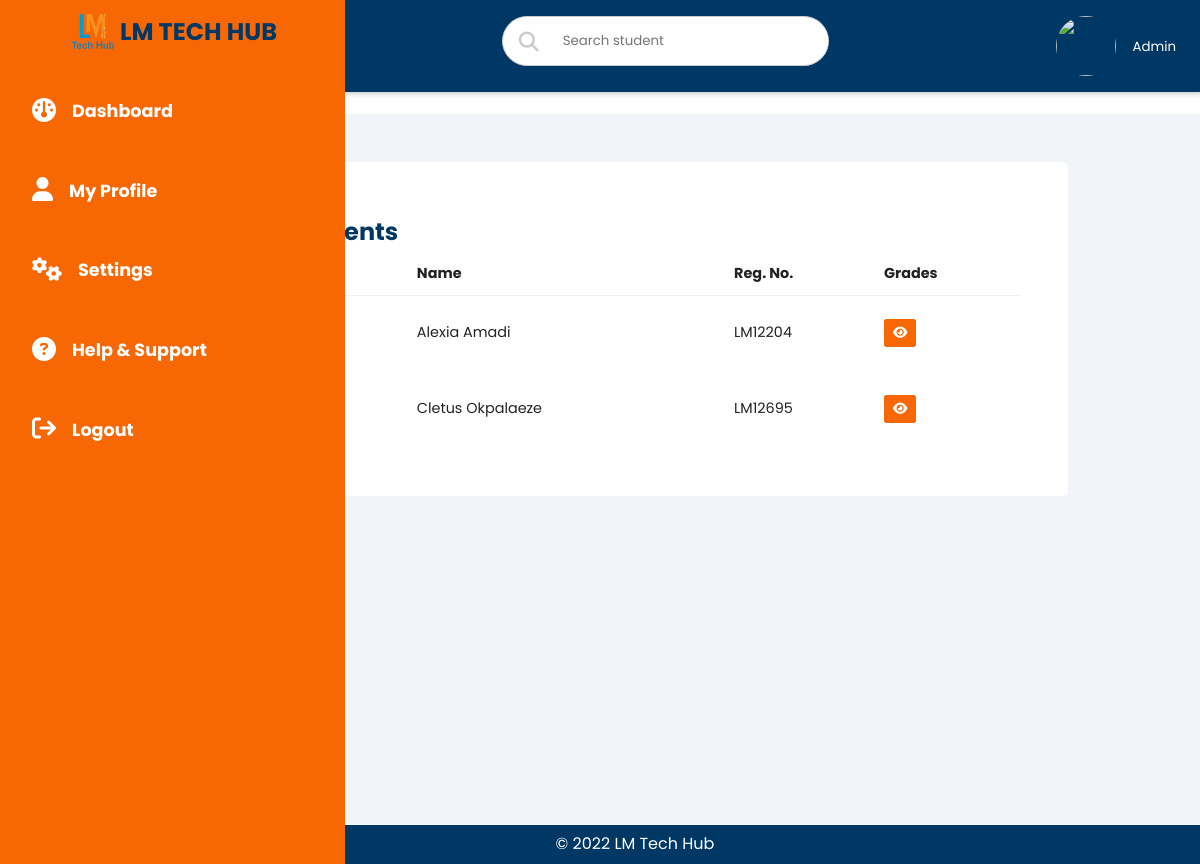
The app's page /users/admin/grade.php with its own data.
### tables this page shows
CREATE TABLE `studentdata` (
  `id` int(11) NOT NULL,
  `passport` varchar(120) NOT NULL,
  `fname` varchar(150) NOT NULL,
  `dob` date NOT NULL,
  `gender` varchar(20) NOT NULL,
  `phone` varchar(70) NOT NULL,
  `address` varchar(150) NOT NULL,
  `state` varchar(50) NOT NULL,
  `course` varchar(80) NOT NULL,
  `bio` varchar(1000) NOT NULL,
  `email` varchar(90) NOT NULL,
  `pword` varchar(250) NOT NULL,
  `regnum` varchar(70) NOT NULL,
  `status` varchar(80) NOT NULL,
  `quizscore` varchar(50) NOT NULL,
  `updated_at` timestamp NOT NULL DEFAULT current_timestamp() ON UPDATE current_timestamp()
);

### users/admin/grade.php (the view, shortened to what this page needs)
<?php
include('../inc/connection.php');
$conn = new mysqli ($host, $user, $pwd, $database);
$query2  = "SELECT * FROM studentdata WHERE regnum !='' ORDER BY fname ASC";
  $result2 = $conn->query($query2);
  if($result2->num_rows == 0){
    echo "Data not found";
  } else{
   ?>
    <?php
      include('nav.php');
    ?>
    <main>
      <div class="rec">
        <div class="card-header">
          <h2>All Students</h2>
        </div>
        <div class="table-responsive">
          <table>
            <thead>
              <tr>
                <td>Passport</td>
                <td>Name</td>
                <td>Reg. No.</td>
                <td>Grades</td>
              </tr>
            </thead>
            <tbody>
              <?php
              while($row = $result2 -> fetch_array()){
                echo "<tr>";
                echo "<td>". "<img src = ".'../'.$row['passport']." class = 'pic'/>"."</td>";
                echo "<td>".$row['fname']."</td>";
                echo "<td>".$row['regnum']."</td>";
                echo "<td>". '<a href="grades.php?regnum='.$row['regnum']. '"class="btn" > <i class="fa-solid fa-eye"></i></a>'."</td>";
                echo "</tr>";
              }
              }
              ?>
            </tbody>
          </table>
        </div>
    </main>
  <section class="copyright">
    <p class="copy">&copy; 2022 LM Tech Hub</p>
  </section>
</body>
</html>

### css/dashboard.css (style rules this page uses)
:root, :root.pry { --main-color: #f76704; --color-dark: #003865; --text-grey: #8390a2; }
* { margin: 0; padding: 0; box-sizing: border-box; list-style: none; text-decoration: none; font-family: "Poppins", sans-serif; }
main { margin-top: 85px; padding: 2rem 1.5rem; background: #f1f5f9; min-height: calc(100vh - 90px); }
.rec { display: grid; background-color: #fff; grid-template-columns: 100%; margin: 1rem 10%; border-radius: 5px; padding: 3rem; }
.card-header h2 { color: var(--color-dark); }
.btn, .contact button, .inquire button, .card-header button { background: var(--main-color); border-radius: 3px; border: 1px solid var(--main-color); color: #fff; font-size: 0.8rem; padding: 0.3rem 0.5rem; text-decoration: none; }
table { border-collapse: collapse; width: 100%; }
thead tr { border-bottom: 1px solid #f0f0f0; }
thead td { font-weight: 700; }
td { padding: 0.5rem 0rem; font-size: 0.9rem; color: #222; }
.table-responsive { width: 100%; overflow-x: auto; }
.copyright { width: 100%; margin: auto; text-align: center; border-top: 1px solid #fafafa; background-color: var(--color-dark); padding: 5px 0; }
.copy { color: #fff; font-weight: medium; }

### css/carousel.css (style rules this page uses)
* { box-sizing:border-box }

### css/form.css (style rules this page uses)
:root, :root.pry { --main-color: #f76704; --color-dark: #003865; --text-grey: #8390a2; }
* { box-sizing: border-box; margin: 0; padding: 0; }
body { font-family: "Poppins", sans-serif; line-height: 1.8; }
a { text-decoration: none; color: var(--main-color); font-weight: bold; }

### records on screen
studentdata: fname "Alexia Amadi", regnum "LM12204"
studentdata: fname "Cletus Okpalaeze", regnum "LM12695"
